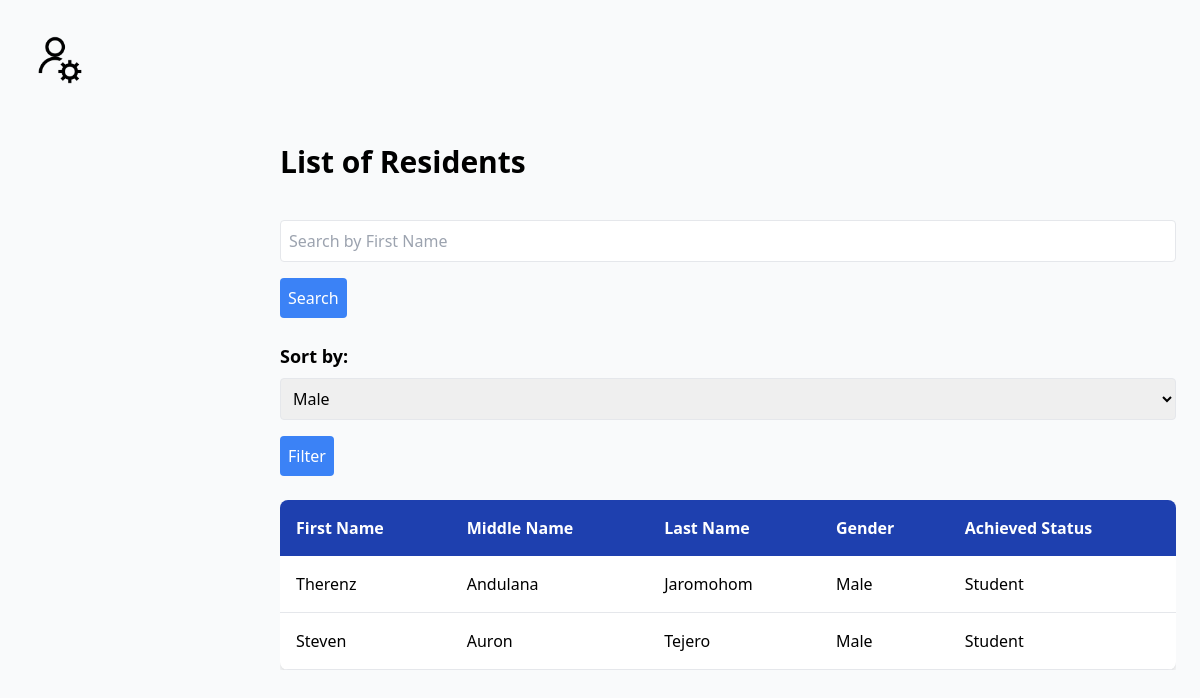
The app's page /crudV2/residents.php?filter=male (signed in) with its own data.
### tables this page shows
CREATE TABLE `users` (
  `id` int(11) NOT NULL,
  `first_name` varchar(50) NOT NULL,
  `middle_name` varchar(50) DEFAULT NULL,
  `last_name` varchar(50) NOT NULL,
  `age` int(11) NOT NULL,
  `gender` enum('male','female','other') NOT NULL,
  `civil_status` enum('single','married','divorced','widowed') NOT NULL,
  `citizenship` varchar(50) NOT NULL,
  `achieved_status` varchar(50) DEFAULT NULL,
  `email` varchar(100) NOT NULL,
  `password` varchar(255) NOT NULL,
  `role` enum('user','admin') DEFAULT 'user',
  `user_email` varchar(255) DEFAULT NULL,
  `contact` varchar(20) DEFAULT NULL,
  `birth_date` date DEFAULT NULL,
  `address` varchar(255) DEFAULT NULL,
  `image` varchar(255) DEFAULT NULL
);

### crudV2/residents.php (the view, shortened to what this page needs)
<?php
require 'db.php';
$filter = '';
$search_term = '';
if (isset($_GET['filter'])) {
    $filter = $_GET['filter'];
} elseif (isset($_POST['filter'])) {
    $filter = $_POST['filter'];
}
try {
    $query = "SELECT first_name, middle_name, last_name, gender, achieved_status FROM users WHERE role = 'user'";
    if ($filter) {
        switch ($filter) {
            case 'male':
                $query .= " AND gender = 'male'";
                break;
        }
    }
    $residents_query = $conn->query($query);
    $residents = $residents_query->fetch_all(MYSQLI_ASSOC);
} catch (mysqli_sql_exception $e) {
    echo "Error: " . $e->getMessage();
    exit;
}
?>
<!DOCTYPE html>
<html lang="en">
<head>
    <link rel="stylesheet" href="admin.css">
    <link href="https://cdn.jsdelivr.net/npm/tailwindcss@2.2.19/dist/tailwind.min.css" rel="stylesheet">
</head>
<body class="bg-gray-50">
        <div id="avatar-only" class="p-5 cursor-pointer">
            <img src="7.png" alt="Admin Avatar" class="w-20 h-20 rounded-full">
        </div>
    <div class="ml-64 p-6">
        <h1 class="text-3xl font-bold mb-10">List of Residents</h1>
        <form method="POST" class="mb-6">
            <input type="text" name="search_term" id="search-box" placeholder="Search by First Name" value="<?= htmlspecialchars($search_term); ?>" class="w-full p-2 border rounded mb-4">
            <button type="submit" class="bg-blue-500 text-white p-2 rounded">Search</button>
        </form>
        <form method="POST" class="mb-6">
            <label for="filter" class="block text-lg font-semibold mb-2">Sort by:</label>
            <select name="filter" id="filter" class="w-full p-2 border rounded">
                <option value="male" <?= $filter === 'male' ? 'selected' : '' ?>>Male</option>
            </select>
            <button type="submit" class="mt-4 bg-blue-500 text-white p-2 rounded">Filter</button>
        </form>
        <div class="overflow-x-auto">
            <table class="min-w-full bg-white shadow-md rounded-lg overflow-hidden">
                <thead class="bg-blue-800 text-white">
                    <tr>
                        <th class="p-4 text-left">First Name</th>
                        <th class="p-4 text-left">Middle Name</th>
                        <th class="p-4 text-left">Last Name</th>
                        <th class="p-4 text-left">Gender</th>
                        <th class="p-4 text-left">Achieved Status</th>
                    </tr>
                </thead>
                <tbody>
                    <?php if (empty($residents)): ?>
                        <tr>
                            <td colspan="5" class="p-4 text-center">No residents found</td>
                        </tr>
                    <?php else: ?>
                        <?php foreach ($residents as $resident): ?>
                            <tr class="border-b">
                                <td class="p-4"><?= htmlspecialchars($resident['first_name']); ?></td>
                                <td class="p-4"><?= htmlspecialchars($resident['middle_name']); ?></td>
                                <td class="p-4"><?= htmlspecialchars($resident['last_name']); ?></td>
                                <td class="p-4"><?= htmlspecialchars(ucfirst($resident['gender'])); ?></td>
                                <td class="p-4"><?= htmlspecialchars(ucfirst($resident['achieved_status'])); ?></td>
                            </tr>
                        <?php endforeach; ?>
                    <?php endif; ?>
                </tbody>
            </table>
        </div>
    </div>
</body>
</html>

### records on screen
users: first_name "Therenz", middle_name "Andulana", last_name "Jaromohom", gender "Male", achieved_status "Student"
users: first_name "Steven", middle_name "Auron", last_name "Tejero", gender "Male", achieved_status "Student"
